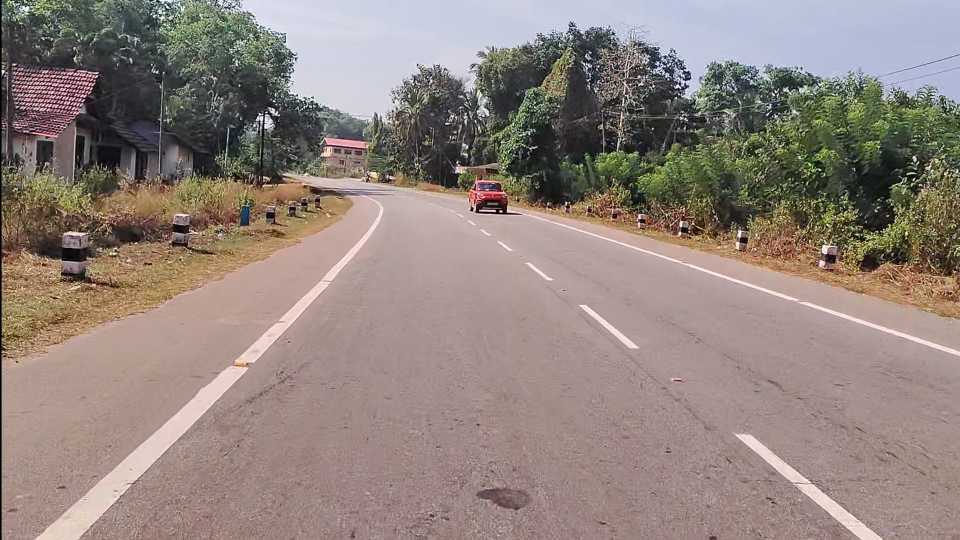
#> input picture CV/parappadi_nitte_1.jpg, 1920 x 1080 px, found by its file name (shown at 1/2 size)
$ jupyter execute cv_optimized_hough_transform.ipynb
#> lines starting #> are read from the running program, lines starting #| are printed output that depends on the picture; after the words box and inside, x2 and y2 are one past the last pixel; in counts of white or black regions, pixels touching at a corner belong together
[cell 1]
import matplotlib.pyplot as plt
import matplotlib.image as mpimg
import numpy as np
import cv2

[cell 2]
# Read in and grayscale the image
image = mpimg.imread('C:\\Users\\Rolston Dsouza\\Downloads\\Tensorflow\\self dr(maj prx)\\CV\\parappadi_nitte_1.jpg')
#> image is the input picture: shape (1080, 1920, 3); mean R, G, B 144.8, 131.6, 124.9
gray = cv2.cvtColor(image,cv2.COLOR_RGB2GRAY)
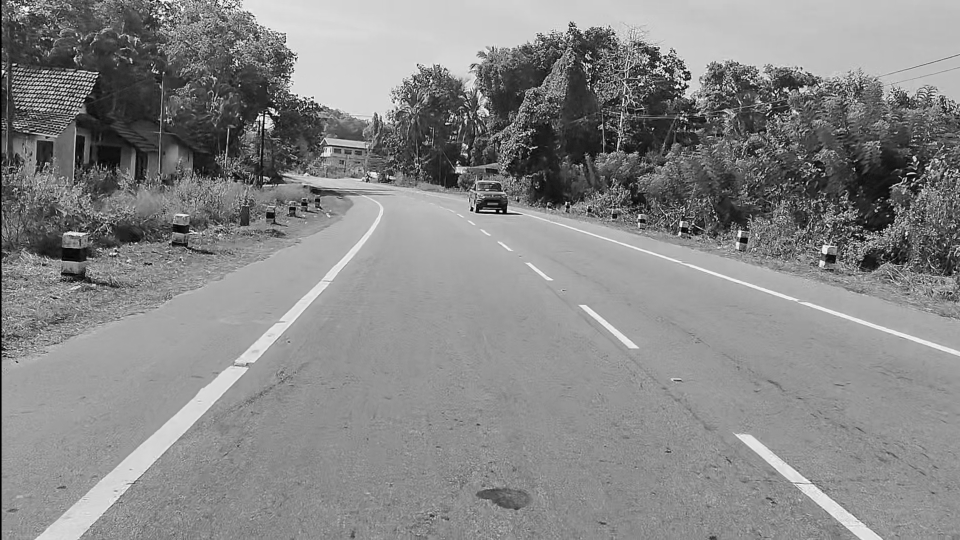
#> gray: shape (1080, 1920) (shown at 1/2 size); min 0, max 255, mean 134.8

[cell 3]
# Define a kernel size and apply Gaussian smoothing
kernel_size = 5
blur_gray = cv2.GaussianBlur(gray,(kernel_size, kernel_size),0)

[cell 4]
# Define our parameters for Canny and apply
low_threshold = 50
high_threshold = 150
edges = cv2.Canny(blur_gray, low_threshold, high_threshold)
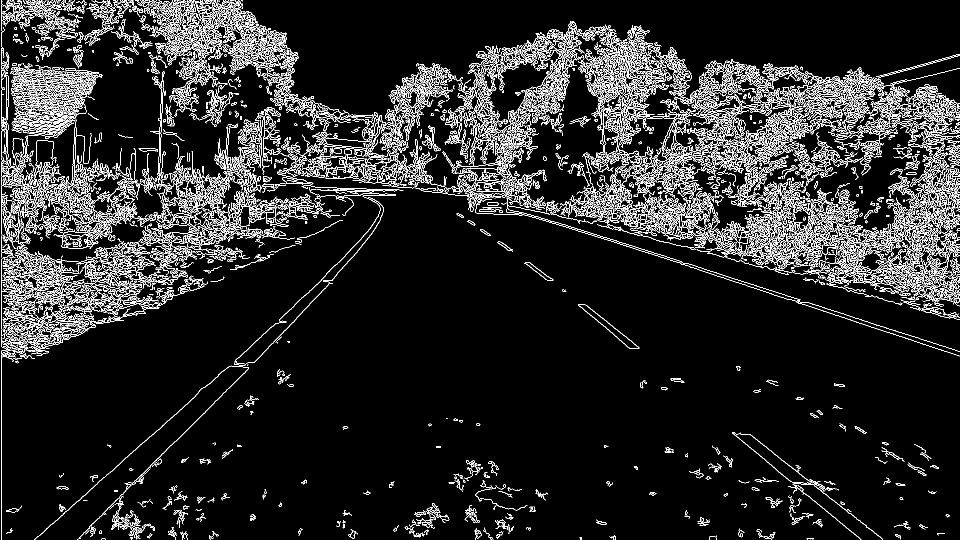
#> edges: shape (1080, 1920) (shown at 1/2 size); 9.8% white in thin lines or dots

[cell 5]
# Next we'll create a masked edges image using cv2.fillPoly()
mask = np.zeros_like(edges)
ignore_mask_color = 255

[cell 6]
# This time we are defining a four sided polygon to mask
imshape = image.shape
#> imshape = (1080, 1920, 3)
vertices = np.array([[(50,imshape[0]),(675, 420), (1100, 420), (1800,imshape[0])]], dtype=np.int32)
cv2.fillPoly(mask, vertices, ignore_mask_color)
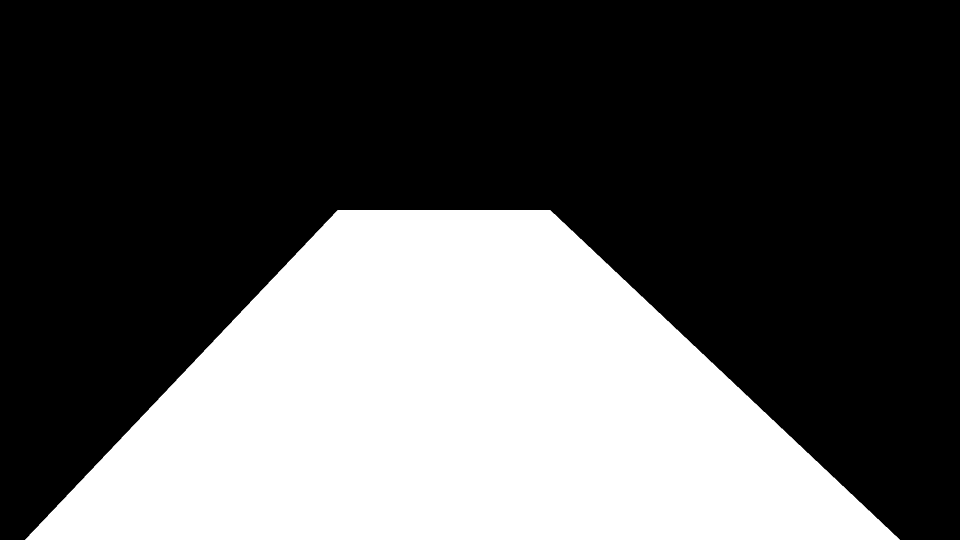
#> mask: shape (1080, 1920) (shown at 1/2 size); 34.6% white; 1 white region, box (x1, y1, x2, y2) and area: (50, 420, 1800, 1080) 718100
masked_edges = cv2.bitwise_and(edges, mask)
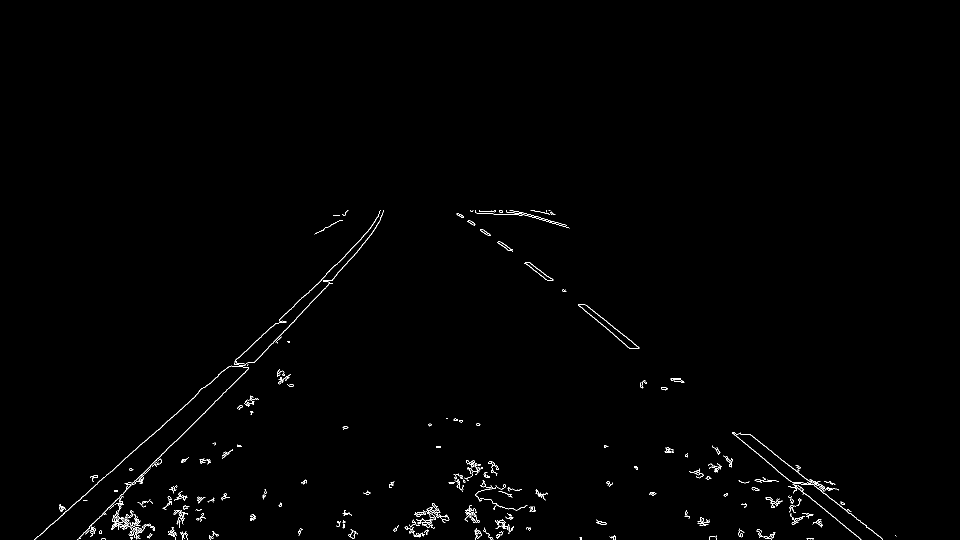
#> masked_edges: shape (1080, 1920) (shown at 1/2 size); 0.65% white in thin lines or dots, all inside (x1, y1, x2, y2) = (69, 420, 1793, 1080)

[cell 7]
imshape
#> Out = (1080, 1920, 3)

[cell 8]
# Define the Hough transform parameters
# Make a blank the same size as our image to draw on
rho = 1 # distance resolution in pixels of the Hough grid
theta = np.pi/180 # angular resolution in radians of the Hough grid
threshold = 2     # minimum number of votes (intersections in Hough grid cell)
min_line_length = 4 #minimum number of pixels making up a line
max_line_gap = 5    # maximum gap in pixels between connectable line segments
line_image = np.copy(image)*0 # creating a blank to draw lines on
#> line_image: shape (1080, 1920, 3); every value is 0

[cell 9]
# Run Hough on edge detected image
# Output "lines" is an array containing endpoints of detected line segments
lines = cv2.HoughLinesP(masked_edges, rho, theta, threshold, np.array([]),
                            min_line_length, max_line_gap)
#> lines = 1522 rows, first 6: [285, 1003, 299, 1001], [413, 919, 420, 920], [897, 964, 908, 964], [1580, 999, 1581, 994], [278, 953, 287, 955], [1214, 963, 1218, 963]

[cell 10]
# Iterate over the output "lines" and draw lines on a blank image
for line in lines:
    for x1,y1,x2,y2 in line:
        cv2.line(line_image,(x1,y1),(x2,y2),(255,0,0),10)
#> this loop made 1522 passes
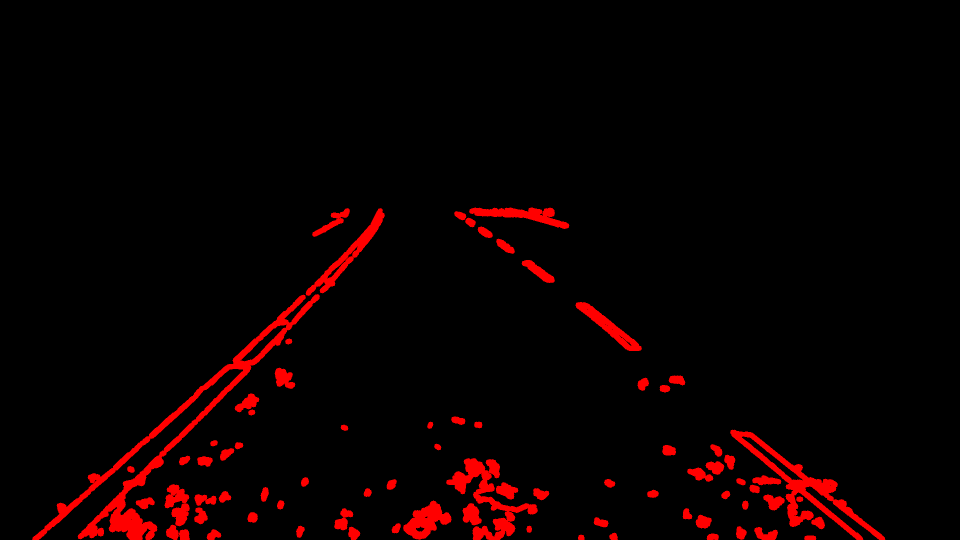
#> line_image: shape (1080, 1920, 3) (shown at 1/2 size); mean R, G, B 11, 0, 0

[cell 11]
# Create a "color" binary image to combine with line image
color_edges = np.dstack((edges, edges, edges))
#> color_edges: shape (1080, 1920, 3); 9.8% white in thin lines or dots

[cell 12]
# Draw the lines on the edge image
lines_edges = cv2.addWeighted(color_edges, 0.8, line_image, 1, 0)
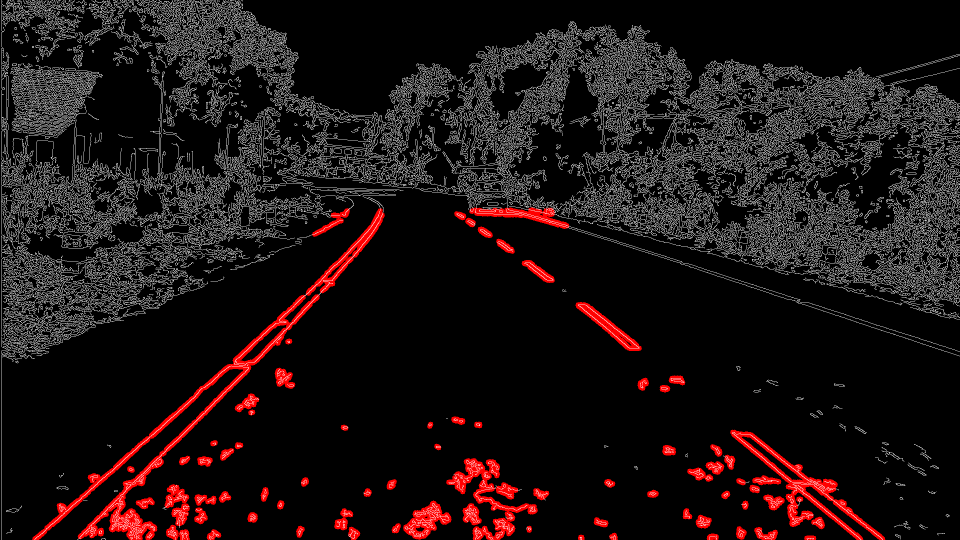
#> lines_edges: shape (1080, 1920, 3) (shown at 1/2 size); mean of channels 0, 1, 2 29.7, 20.1, 20.1; drawn as R, G, B
plt.imshow(lines_edges)
